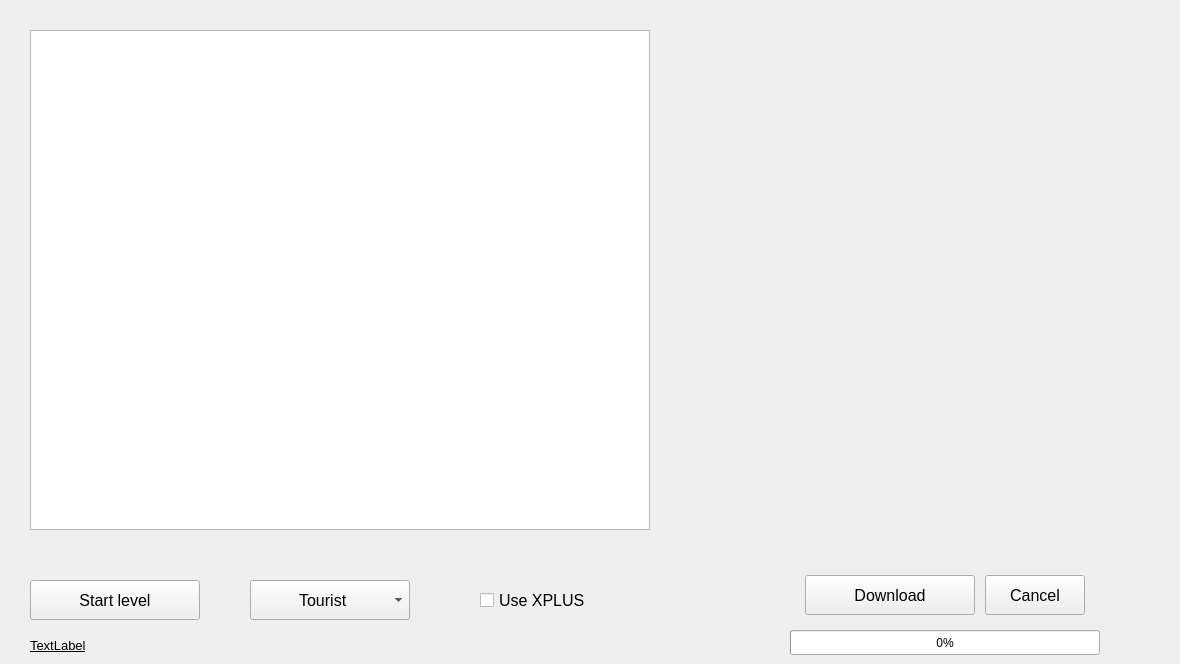
      <widget class="QWidget" name="tab_se_hqmaps">
       <attribute name="title">
        <string>Best Maps</string>
       </attribute>
       <widget class="QLabel" name="label_se_bestmaps_image1">
        <property name="geometry">
         <rect>
          <x>710</x>
          <y>10</y>
          <width>461</width>
          <height>271</height>
         </rect>
        </property>
        <property name="text">
         <string/>
        </property>
        <property name="pixmap">
         <pixmap resource="Resources.qrc">:/Images/samse-logo.jpg</pixmap>
        </property>
       </widget>
       <widget class="QLabel" name="label_se_bestmaps_image2">
        <property name="geometry">
         <rect>
          <x>710</x>
          <y>290</y>
          <width>461</width>
          <height>261</height>
         </rect>
        </property>
        <property name="text">
         <string/>
        </property>
        <property name="pixmap">
         <pixmap>screenies/TSE/bestmaps/1/2.jpg</pixmap>
        </property>
       </widget>
       <widget class="QPushButton" name="pushButton_se_bestmaps_download">
        <property name="geometry">
         <rect>
          <x>805</x>
          <y>575</y>
          <width>170</width>
          <height>40</height>
         </rect>
        </property>
        <property name="font">
         <font>
          <pointsize>12</pointsize>
         </font>
        </property>
        <property name="text">
         <string>Download</string>
        </property>
       </widget>
       <widget class="QProgressBar" name="progressBar_se_bestmaps_download">
        <property name="geometry">
         <rect>
          <x>790</x>
          <y>630</y>
          <width>310</width>
          <height>25</height>
         </rect>
        </property>
        <property name="value">
         <number>0</number>
        </property>
       </widget>
       <widget class="QPushButton" name="pushButton_se_bestmaps_start_level">
        <property name="geometry">
         <rect>
          <x>30</x>
          <y>580</y>
          <width>170</width>
          <height>40</height>
         </rect>
        </property>
        <property name="font">
         <font>
          <pointsize>12</pointsize>
         </font>
        </property>
        <property name="text">
         <string>Start level</string>
        </property>
       </widget>
       <widget class="QComboBox" name="comboBox_se_bestmaps_difficulty">
        <property name="geometry">
         <rect>
          <x>250</x>
          <y>580</y>
          <width>160</width>
          <height>40</height>
         </rect>
        </property>
        <property name="font">
         <font>
          <pointsize>12</pointsize>
         </font>
        </property>
        <property name="layoutDirection">
         <enum>Qt::LeftToRight</enum>
        </property>
        <item>
         <property name="text">
          <string>          Tourist</string>
         </property>
        </item>
        <item>
         <property name="text">
          <string>          Easy</string>
         </property>
        </item>
        <item>
         <property name="text">
          <string>          Normal</string>
         </property>
        </item>
        <item>
         <property name="text">
          <string>          Hard</string>
         </property>
        </item>
        <item>
         <property name="text">
          <string>          Serious</string>
         </property>
        </item>
       </widget>
       <widget class="QCheckBox" name="checkBox_se_bestmaps_use_xplus">
        <property name="geometry">
         <rect>
          <x>480</x>
          <y>580</y>
          <width>110</width>
          <height>40</height>
         </rect>
        </property>
        <property name="font">
         <font>
          <pointsize>12</pointsize>
         </font>
        </property>
        <property name="text">
         <string>Use XPLUS</string>
        </property>
       </widget>
       <widget class="QTableView" name="table_se_bestmaps">
        <property name="geometry">
         <rect>
          <x>30</x>
          <y>30</y>
          <width>620</width>
          <height>500</height>
         </rect>
        </property>
        <property name="horizontalScrollBarPolicy">
         <enum>Qt::ScrollBarAlwaysOff</enum>
        </property>
        <property name="alternatingRowColors">
         <bool>true</bool>
        </property>
        <property name="selectionMode">
         <enum>QAbstractItemView::SingleSelection</enum>
        </property>
        <property name="selectionBehavior">
         <enum>QAbstractItemView::SelectRows</enum>
        </property>
        <property name="textElideMode">
         <enum>Qt::ElideRight</enum>
        </property>
        <attribute name="horizontalHeaderDefaultSectionSize">
         <number>160</number>
        </attribute>
        <attribute name="horizontalHeaderStretchLastSection">
         <bool>true</bool>
        </attribute>
        <attribute name="verticalHeaderCascadingSectionResizes">
         <bool>false</bool>
        </attribute>
        <attribute name="verticalHeaderStretchLastSection">
         <bool>false</bool>
        </attribute>
       </widget>
       <widget class="QLabel" name="label_se_bestmaps_download">
        <property name="geometry">
         <rect>
          <x>30</x>
          <y>635</y>
          <width>710</width>
          <height>20</height>
         </rect>
        </property>
        <property name="font">
         <font>
          <pointsize>10</pointsize>
          <underline>true</underline>
         </font>
        </property>
        <property name="text">
         <string>TextLabel</string>
        </property>
       </widget>
       <widget class="QPushButton" name="pushButton_se_bestmaps_download_cancel">
        <property name="geometry">
         <rect>
          <x>985</x>
          <y>575</y>
          <width>100</width>
          <height>40</height>
         </rect>
        </property>
        <property name="font">
         <font>
          <pointsize>12</pointsize>
         </font>
        </property>
        <property name="text">
         <string>Cancel</string>
        </property>
       </widget>
      </widget>
